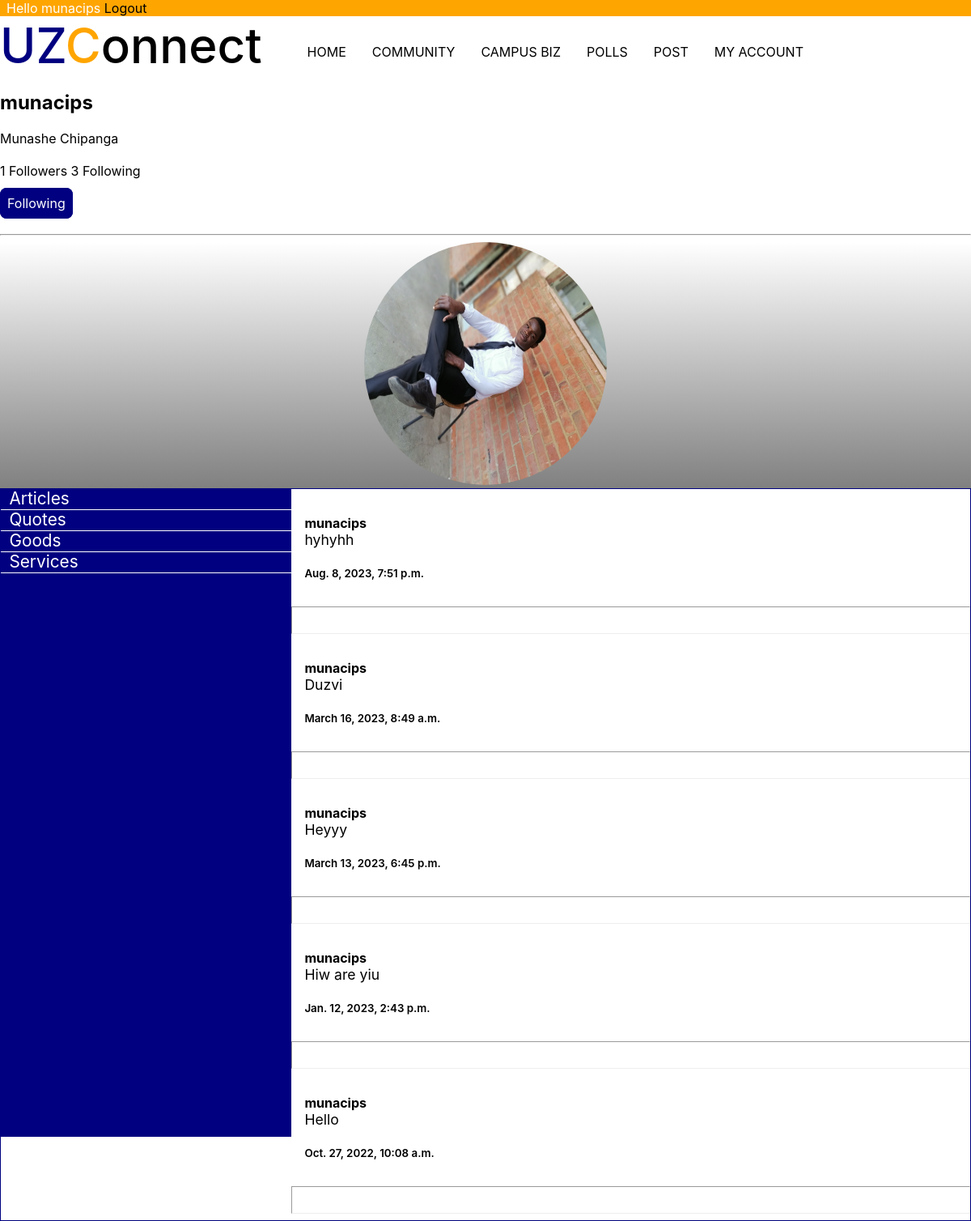
The app's page /community/userprofile/1/ (signed in) with its own data.
### community/models.py (models this page shows, shortened)
class Account(models.Model):
    PROGRAM = [
        ('aa','HVCDAM'),
        ('ab','HDCS'),
        ('ac','HANRE'),
        ('ad','HAI'),
        ('ae','HPPST'),
        ('af','HHPS'),
        ('ag','HCISS'),
        ('ah','HLPNS'),
        ('ai','HLIGC'),
        ('aj','HRSLPE'),
        ('aj','HMDST'),
        ('ak','HSSLM'),
        ('al','HWWMS'),
        ('am','HAEMS'),
        ('an','HCSRL'),
        ('ao','HAEST'),
        ('ap','HAEDMS'),
        ('aq','HFE'),
        ('ar','HWRIE'),
        ('as','HAPPDSE'),
        ('at','HFTRP'),
        ('au','HMMP'),
        ('av','HMMC'),
        ('aw','HLLIE'),
        ('ax','HMCTI'),
        ('ay','HMHT'),
        ('az','HPEHD'),
        ('ba','HRLDS'),
        ('bb','HAHKS'),
        ('bc','HASHD'),
        ('bd','DAH'),
        ('be','HIA'),
        ('bf','BAHEH'),
        ('bg','HHWS'),
        ('bh','HCDA'),
        ('bi','HJMB'),
        ('bj','HCPST'),
        ('bk','HRRDM'),
        ('bl','HPSACCF'),
        ('bm','HFORACC'),
        ('bn','HACCN'),
        ('bo','HFCSDA'),
        ('bp','HFISMGT'),
        ('bq','HARMGT'),
        ('br','HLHM'),
        ('bs','HCAHC'),
        ('bt','HITMI'),
        ('bu','HBED'),
        ('bv','HCM'),
        ('bw','HBMSDA'),
        ('bx','HBMI'),
        ('by','HDBANK'),
        ('bz','HPRM'),
        ('ca','HSCM'),
        ('cb','HECD'),
        ('cc','HBIE'),
        ('ca','HFET'),
        ('cb','HCOE'),
        ('cc','HET'),
        ('cd','HCF'),
        ('ce','HNE'),
        ('cf','HDS'),
        ('cg','HCE'),
        ('ch','HHE'),
        ('ci','HSE'),
        ('cj','HCS'),
        ('ck','HAI'),
        ('cl','HCC'),
        ('cm','HAUD'),
        ('cn','HPM'),
        ('co','HBMLS'),
        ('cp','HPT'),
        ('cq','HOT'),
        ('cr','HOE'),
        ('cs','HNS'),
        ('ct','HEHP'),
        ('cu','HRD'),
        ('cv','HRT'),
        ('cw','BSHO'),
        ('cx','BMS-MBChB'),
        ('cy','BMS-BDS'),
        ('cz','HPST'),
        ('da','HBIOENG'),
        ('db','HMANI'),
        ('dc','HSLT'),
        ('dd','BEDHJE'),
        ('de','HJEVA'),
        ('df','HJELA'),
        ('dg','HJESS'),
        ('dh','HJEMA'),
        ('di','HDMJES'),
        ('dj','HDMES'),
        ('dk','HEDSP'),
        ('dl','BEHSNAT'),
        ('dm','BSHBC'),
        ('dn','BEHCIMP'),
        ('do','BEHLG'),
        ('dp','BEHLL'),
        ('dq','BEHCRE'),
        ('dr','BEHHHED'),
        ('ds','HEMST'),
        ('dt','HMP'),
        ('du','HPAHE'),
        ('dv','HADTE'),
        ('dw','HENCEQS'),
        ('dx','BARCH'),
        ('dy','HCE (eng)'),
        ('dz','HENCEQS (civil)'),
        ('ea','HMIE'),
        ('eb','HMTE'),
        ('ec','HMET'),
        ('ed','HENMECH'),
        ('ee','HENIND'),
        ('ef','HENMTR'),
        ('eg','HENELENG'),
        ('eh','HENPENG'),
        ('ei','AUTO'),
        ('ej','AEROV'),
        ('ek','AEROM'),
        ('el','HGEG'),
        ('em','HGES'),
        ('en','HLAM'),
        ('eo','HSPM'),
        ('ep','HTSD'),
        ('eq','HRE'),
        ('er','LLBS'),
        ('es','LLBSS'),
        ('et','HBCBMB'),
        ('eu','HBCCBT'),
        ('ev','HBCGBE'),
        ('ew','HBCBIM'),
        ('ex','HBCIEM'),
        ('ey','HBCBPBMC'),
        ('ez','BZHSC'),
        ('fa','HFRWE'),
        ('f','HBHC'),
        ('f','HPEC'),
        ('f','HASE'),
        ('f','HFSSC'),
        ('f','HICH'),
        ('f','HPHC'),
        ('f','HGL'),
        ('f','HPCT'),
        ('f','HGISEO'),
        ('f','HGISINT'),
        ('f','MCH'),
        ('f','HASC'),
        ('f','HFM'),
        ('f','HDSC'),
        ('f','HASTS'),
        ('f','HND'),
        ('f','HFST'),
        ('f','HSST'),
        ('f','HMCS'),
        ('f','HIPH'),
        ('f','HMS'),
        ('f','HMPH'),
        ('f','GPM'),
        ('f','POSD'),
        ('f','BSCID'),
        ('ga','BSTACD'),
        ('gb','HISO'),
        ('gc','HUD'),
        ('gd','HCS (crim)'),
        ('ge','BCLL'),
        ('gf','HSSM'),
        ('gg','HPSAD'),
        ('gh','HIOP'),
        ('gi','HCDP'),
        ('gj','HDP'),
        ('gk','HFPC'),
        ('gl','HTSD'),
        ('gm','HSW'),
        ('gn','HVSB'),
        ('go','HVSP'),
        ('gp','HVST'),
        ('gq','BVSc'),
    ]
    user = models.OneToOneField(User,on_delete=models.CASCADE)
    program = models.CharField(max_length=2,choices=PROGRAM)
    display_picture = models.ImageField(upload_to='accounts/display_pictures/',null=True,blank=True)
    editor = models.BooleanField(default=False)
    activated = models.BooleanField(default=False)
    bio = models.TextField(blank=True,null=True,max_length=1000)
    followers = models.ManyToManyField(User,related_name='user_followers',symmetrical=False,blank=True)
    following = models.ManyToManyField(User,related_name='user_following',symmetrical=False,blank=True)
    def __str__(self):
        return self.user.username
    def count_followers(self):
        return self.followers.count()
    def count_following(self):
        return self.following.count()

class Quote(models.Model):
    quoter = models.ForeignKey(User,on_delete=models.CASCADE)
    quote = models.TextField(max_length=5000)
    time = models.DateTimeField(auto_now_add=True)
    class Meta:
        ordering = ['-time']

### community/views.py (the view)
# urls.py: url(r'userprofile/(?P<id>\d+)/$',views.userprofile,name="userprofile"),
@login_required(login_url='/community/login/')
def userprofile(request,id):
    my_acc = Account.objects.get(user=request.user)
    user = User.objects.get(id=id)
    quotes = Quote.objects.filter(quoter=user)
    sers = Service.objects.filter(provider=user.account)
    goods = Good.objects.filter(provider=user.account)
    posts = Post.objects.filter(author=user)
    context = {
        'my_acc' : my_acc,
        'user' : user,
        'quotes' : quotes,
        'sers' : sers,
        'goods' : goods,
        'posts' : posts,
    }
    return render(request,'community/userprofile.html',context)

### community/templates/community/userprofile.html (shortened to what this page needs)
{% extends 'news/layout.html' %}
{% block content %}
    <div>
        <h2>{{user.account}}</h2>
        <div>{{user.first_name}} {{user.last_name}}</div><br>
        <div>{{user.account.count_followers}} Followers {{user.account.count_following}} Following</div><br>
        <div>
            {% if user in my_acc.following.all %}
                <a href="" class="button">Following</a>
            {% else %}
                <a href="" class="button">Follow</a>
            {% endif %}
        </div>
        <br>
        <hr>
        <div style="text-align: center; background-image: linear-gradient(white,grey);">
            <img class="avatar" src="{{MEDIA_URL}}{{user.account.display_picture.url}}" alt="">
        </div>
    </div>
    <div class="vertical-menu">
        <div class="ver-menu">
            <nav>
                <li><span onclick="show_Articles()">Articles</span></li>
                <li><span onclick="show_Quotes()">Quotes</span></li>
                <li><span onclick="show_Goods()">Goods</span></li>
                <li><span onclick="show_Sers()">Services</span></li>
            </nav>
        </div>
        <div class="ver-stuff">
                {% for post in posts %}
                            {% load static %}
                {% endfor %}
            <div class="hidden-q" id="hidden-qo">
                {% for post in quotes %}
                <div class="post-text" style="width: 100%;">
                    <p>
                        <span><b>{{post.quoter}}</b></span><br>
                        <span style="font-size: 1.1em;">{{post.quote}}</span> <br><br>
                        <span style="font-size: smaller; font-weight: 600;">{{post.time}}</span> <br>
                    </p>
                    <hr>
                </div>
                {% endfor %}
            </div>
                {% for ser in sers %}
                            {% load static %}
                {% endfor %}
                {% for ser in goods %}
                        {% load static %}
            {% endfor %}
        </div>
        </div>
    </div>
{% endblock %}

### news/templates/news/layout.html (shortened to what this page needs)
<!DOCTYPE html>
<html lang="en">
<head>
    {% load static %}
    <link rel="stylesheet" href="{% static 'css/main.css' %}">
    {% load static %}
    {% load static %}
</head>
<body style="font-family: -apple-system, BlinkMacSystemFont, 'Segoe UI', Roboto, Oxygen, Ubuntu, Cantarell, 'Open Sans', 'Helvetica Neue', sans-serif">
    <div class="username">
        <span>Hello {{request.user}} <a href="/community/logout/">Logout</a></span>
    </div>
    <div class="hero">
        <span class="logo" onclick="location.href='/'"><span style="color: navy;">UZ</span><span style="color: orange;">C</span>onnect</span>
        <div class="desktop">
            <nav class="menu">
                <ul>
                    <li><a href="/">HOME</a></li>
                    <li><a href="/community/">COMMUNITY</a></li>
                    <li><a href="/biz/">CAMPUS BIZ</a></li>
                    <li><a href="/votings/">POLLS</a></li>
                    <li><a href="/biz/post/">POST</a></li>
                    <li><a href="/community/myaccount/">MY ACCOUNT</a></li>
                </ul>
            </nav>
        </div>
    </div>
    <div>
        {% block content %}
        {% endblock %}
</body>
</html>

### static/static_files/css/main.css (style rules this page uses)
html,body { margin: 0; padding: 0; }
.hero { display: flex; flex-direction: row; align-items: center; background-color: white; }
.logo { font-size: 60px; font-weight: 500; }
.menu { display: block; }
.menu ul li { float: left; list-style-type: none; padding: 1em; }
a { color: black; text-decoration: none; }
.username { background-color: orange; color: white; }
.username span { padding: 0.5em; }
.post-text { width: 80vw; }
.post-text > * { padding: 1em; }
img { width: 100%; height: 100%; border-radius: 1em; }
.vertical-menu { border: 1px solid navy; display: flex; flex-direction: row; }
.ver-menu { background-color: navy; width: 30%; height: 100vh; }
.ver-menu nav { list-style-type: none; }
.ver-menu nav li { width: 100%; border-bottom: 1px solid white; list-style-type: none; }
.ver-menu nav li span { text-decoration: none; color: white; font-size: 1.3em; padding: 0.5em; }
.ver-stuff { width: 70%; }
.button { background-color: navy; color: white; padding: 5px; border: 1px solid white; border-radius: 0.5em; }
.button { color: white; background-color: navy; border: 1px solid navy; padding: 0.5em; }

### community/templates/community/userprofile.html (style rules this page uses)
.avatar { border-radius: 50%; width: 25vw; height: 25vw; }

### records on screen
Quote: quoter "munacips", quote "hyhyhh", time "Aug. 8, 2023, 7:51 p.m."
Quote: quoter "munacips", quote "Duzvi", time "March 16, 2023, 8:49 a.m."
Quote: quoter "munacips", quote "Heyyy", time "March 13, 2023, 6:45 p.m."
Quote: quoter "munacips", quote "Hiw are yiu", time "Jan. 12, 2023, 2:43 p.m."
Quote: quoter "munacips", quote "Hello", time "Oct. 27, 2022, 10:08 a.m."

### other values on screen
{{ request.user }} "munacips"
{{ user.account }} "munacips"
{{ user.first_name }} "Munashe"
{{ user.last_name }} "Chipanga"
{{ user.account.count_followers }} "1"
{{ user.account.count_following }} "3"
